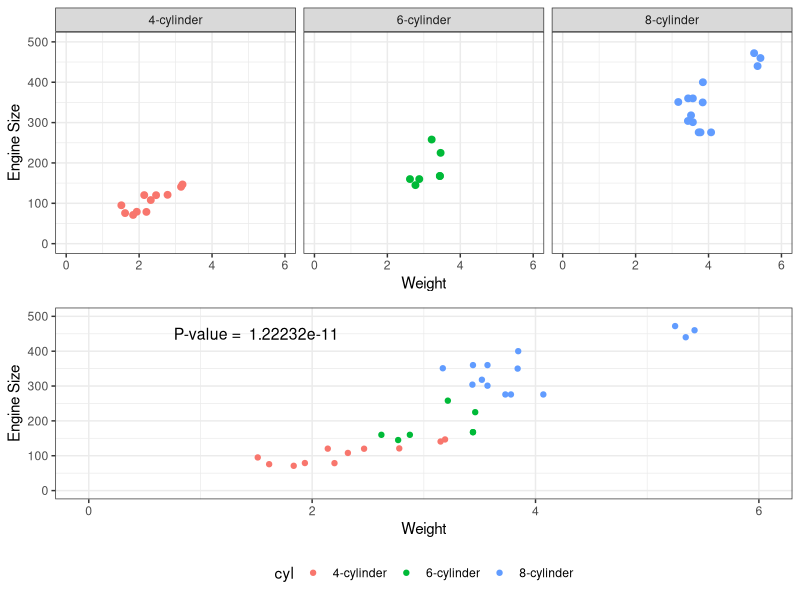
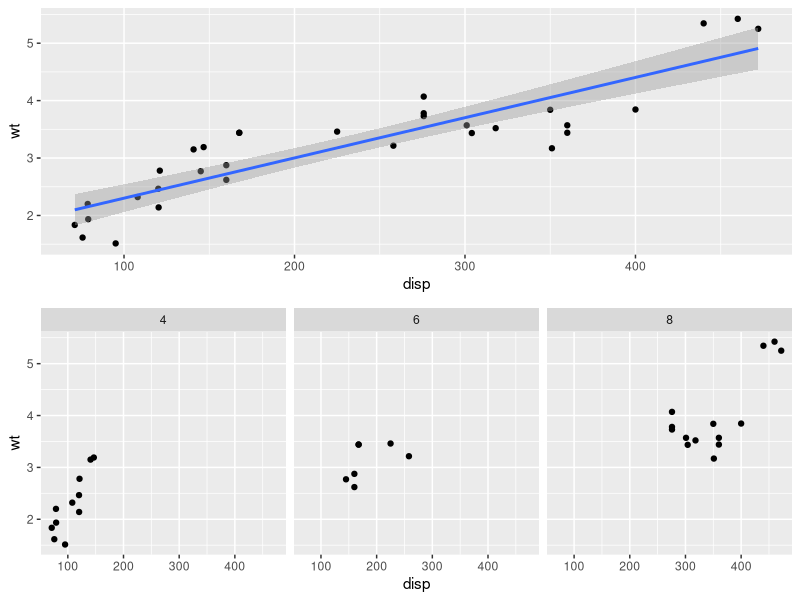
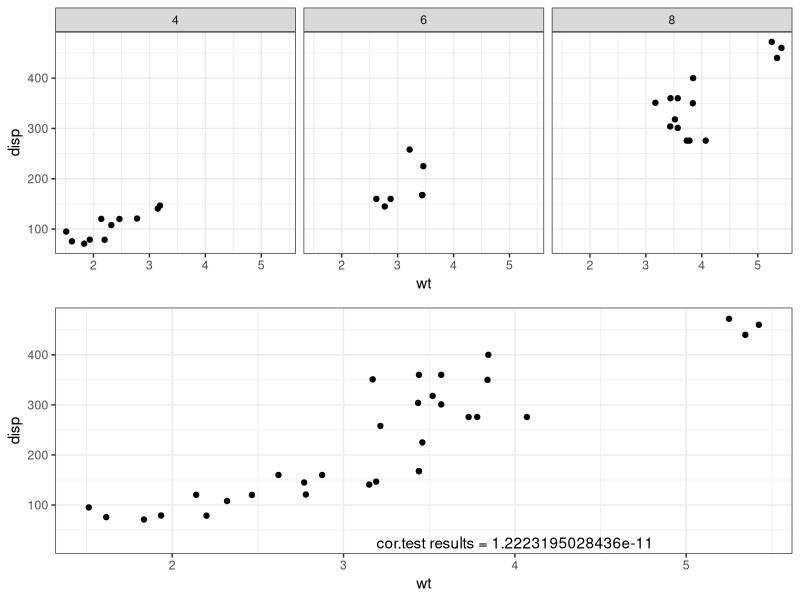
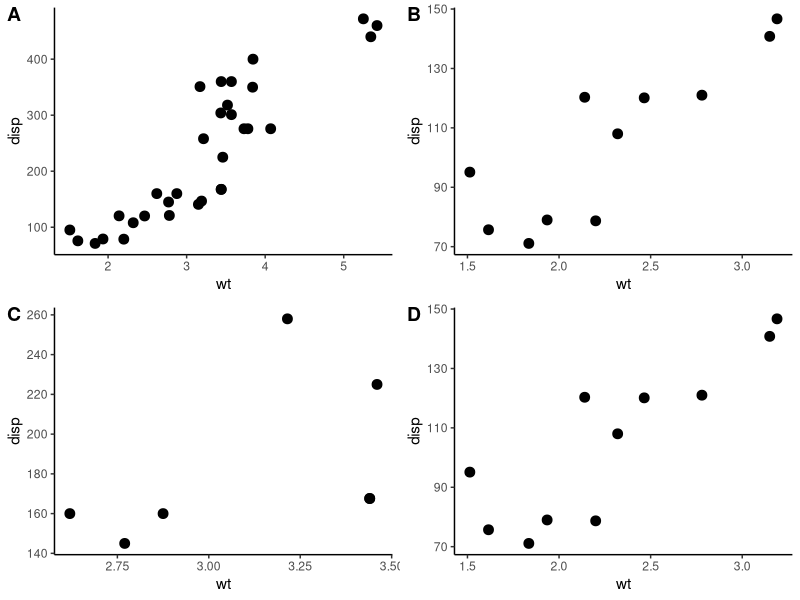

Source code (R) for these figures, in order:
## ---- chunk 1
###Marc and Jaime
library(tidyverse)
library(gridExtra)
library(psych)

car_data <- mtcars

test2 <- corr.test(select(car_data, wt, disp))$p["wt", "disp"]

plot1 <- car_data %>% 
  mutate(cyl = factor(cyl, 
                      levels = c("4", "6", "8"), 
                      labels = c("4-cylinder", "6-cylinder", "8-cylinder"))) %>% 
  ggplot(aes(wt, disp, color = cyl)) + 
  geom_point(show.legend = F, size = 2) + 
  labs(x = "Weight", y = "Engine Size") +
  coord_cartesian(xlim = c(0, 6), ylim = c(0, 500)) + 
  theme_bw() + 
  facet_wrap(~cyl)

plot2 <- car_data %>% 
  mutate(cyl = factor(cyl, 
                      levels = c("4", "6", "8"), 
                      labels = c("4-cylinder", "6-cylinder", "8-cylinder"))) %>% 
  ggplot(aes(wt, disp, color = cyl)) + 
  geom_point() + 
  labs(x = "Weight", y = "Engine Size") +
  coord_cartesian(xlim = c(0, 6), ylim = c(0, 500)) + 
  theme_bw() + 
  annotate("text", label = paste("P-value = ", 
                                 format(test2, scientific = T)), x = 1.5, y = 450, size = 4) +
  theme(legend.position = "bottom")

grid.arrange(plot1, plot2, layout_matrix = rbind(c(1, 1, 1), c(2, 2, 2)))

## ---- chunk 2
###Pat and Begum
library(tidyverse)
library(cowplot)

full_rsq <- cor(mtcars$disp, mtcars$wt)
full <- mtcars %>%
	ggplot(aes(x=disp, y=wt)) +
	geom_point() +
	geom_smooth(method=lm)


partial_rsq <- mtcars %>%
								select(disp, wt, cyl) %>%
								group_by(cyl) %>%
								summarize(correlation=cor(disp, wt))

separate <- mtcars %>%
	ggplot(aes(x=disp, y=wt)) +
	geom_point() +
	facet_grid(~cyl)



ggdraw() + 
	draw_plot(full,
				x=0,y=.5,width=1,height=.5) +
	draw_plot(separate,
				x=0,y=0,width=1,height=.5)
## ---- chunk 3

###Kaitlyn and Sarah
tests <- cor.test(mtcars$wt, mtcars$disp)
p1 <- mtcars %>% ggplot(aes(wt, disp)) + geom_point() + facet_grid(. ~ cyl) + theme_bw()
p2 <- mtcars %>% ggplot(aes(wt, disp)) + geom_point() +theme_bw() +annotate("text", x = 4, y = 25, label = paste("cor.test results =", tests$p.value))
grid.arrange(p1,p2)
## ---- chunk 4
###Nick and Josh
library(tidyverse)
library(readxl)
library(cowplot)
library(Hmisc)

fourcyl <- filter(mtcars, cyl == 4)
sixcyl <- filter(mtcars, cyl == 6)
eightcyl <- filter(mtcars, cyl == 8)
fourcorr <- rcorr(fourcyl$wt, fourcyl$disp)
wholecorr <- rcorr(mtcars$wt, mtcars$disp)
sixcorr <- rcorr(sixcyl$wt, sixcyl$disp)
eightcorr <- rcorr(eightcyl$wt, eightcyl$disp)

wholeplot <- ggplot(mtcars, aes(x=wt, y = disp)) +
  geom_point(size = 3) +
  theme_classic()

fourplot <- ggplot(fourcyl, aes(x=wt, y = disp)) +
  geom_point(size = 3) +
  theme_classic()

sixplot <- ggplot(sixcyl, aes(x=wt, y = disp)) +
  geom_point(size = 3) +
  theme_classic()

eightplot <- ggplot(fourcyl, aes(x=wt, y = disp)) +
  geom_point(size = 3) +
  theme_classic()

plot_grid(wholeplot, fourplot, sixplot, eightplot, labels = c("A", "B", "C", "D"))
